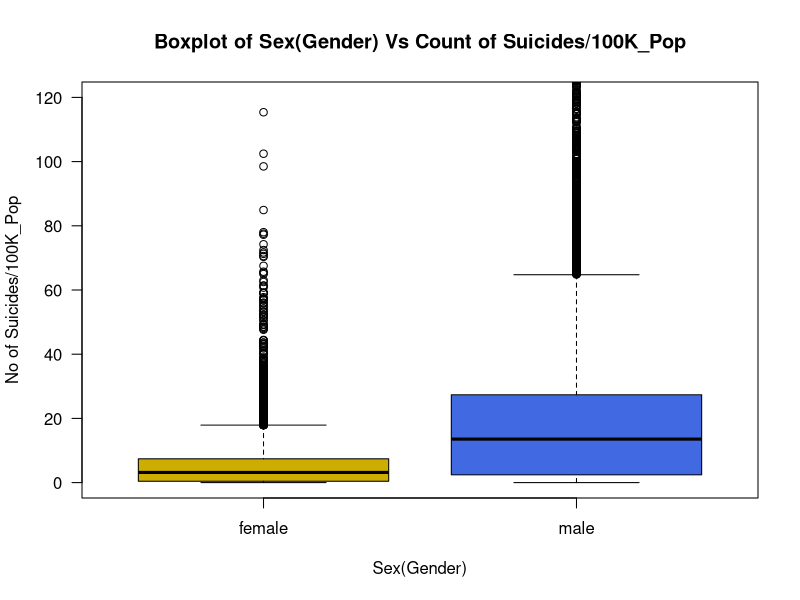
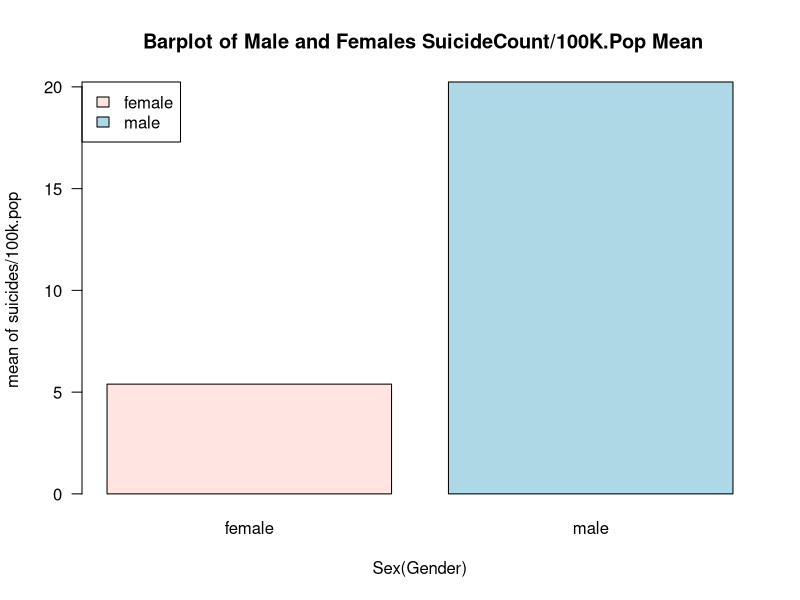
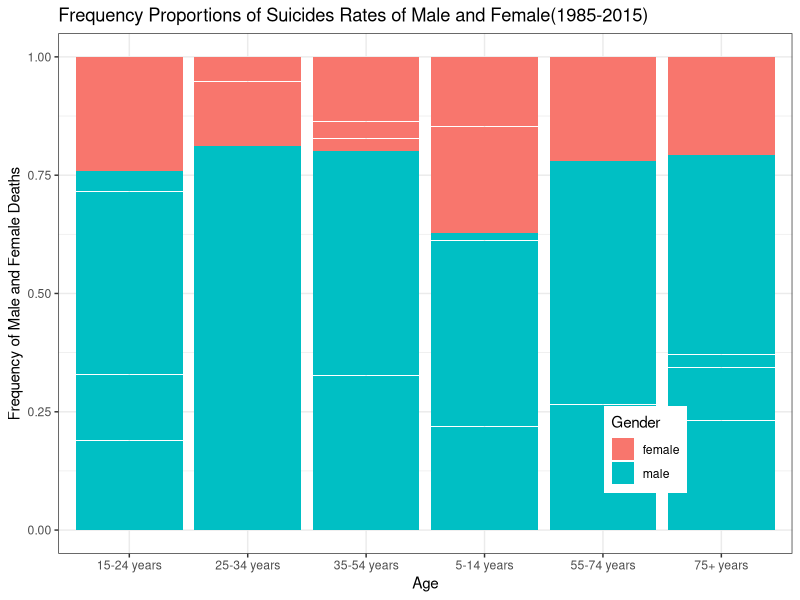
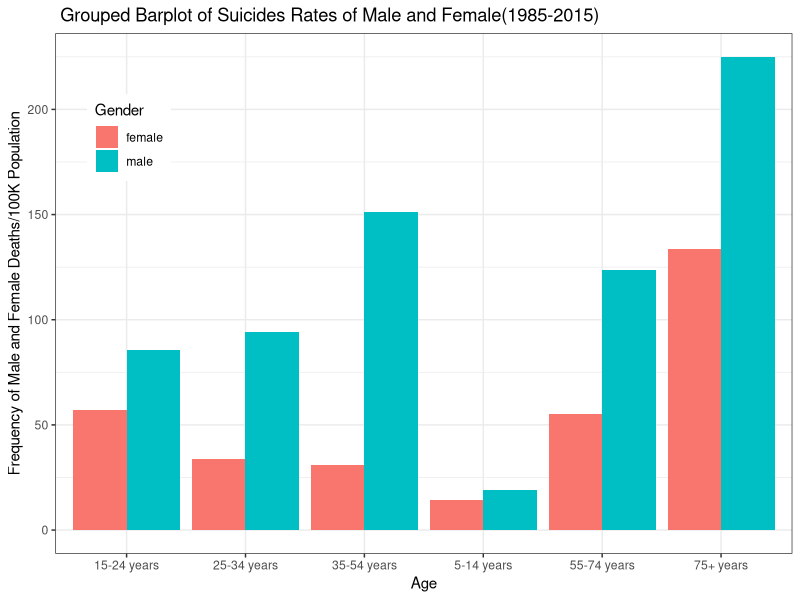
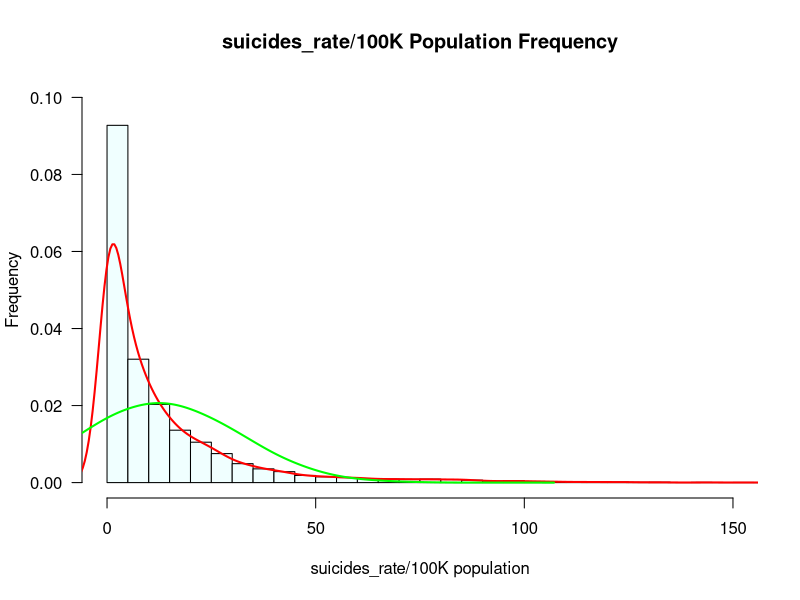

Here is the R script that generated these plots, in order:
install.packages("tidyverse")

pdf("visualization.pdf")

df<- read.csv("master.csv")

# Our Data consists of Nominal Data as Independent Variable(Sex) and Ordinal/Interval Data as Dependent Variable(suicides.100k.pop)
x<- df$sex
y<- df$suicides.100k.pop
# Most of the Data is  present in between the Range of (0,120) remaining are more likely the unique Data up to 200 So we Plotted our Box Plot in Range of (0,120)

boxplot(y ~ x,
        data = df,
        xlab = "Sex(Gender)",
        ylab = "No of Suicides/100K_Pop",
        main = "Boxplot of Sex(Gender) Vs Count of Suicides/100K_Pop",
        ylim = c(0,120),
        col=c("gold3","royal blue"),
        border="black",
        las=1)

# Drawing Barplot Using aggregate Function
a <- aggregate(y~x,FUN=mean)
barplot(a$y,
        names=a$x,
        main=" Barplot of Male and Females SuicideCount/100K.Pop Mean",
        xlab = "Sex(Gender)",
        ylab = "mean of suicides/100k.pop",col=c("mistyrose","lightBlue"),
        args.legend = list(x="topleft"),
        legend.text = a$x,
        las=1)

#Stacked Barplot to show the Comparison of Proportions
# To do Stacked Barplot we will be using the ggplot2 Package
library(ggplot2)
Gender <- df$sex
Count  <- df$suicides.100k.pop
Age    <- df$age
Mydata <- data.frame(Age, Gender,Count)
p <- ggplot(Mydata,aes(Age,Count,fill=Gender))
p +geom_bar(stat="identity",position = "fill") + 
  xlab("Age")+ylab("Frequency of Male and Female Deaths") + 
  ggtitle("Frequency Proportions of Suicides Rates of Male and Female(1985-2015)") +
  theme_bw() +
  theme(legend.position = c(0.8,0.2))

#Grouped Barplot
p +geom_bar(stat="identity",position = "dodge") + 
  xlab("Age")+ylab("Frequency of Male and Female Deaths/100K Population") + 
  ggtitle(" Grouped Barplot of Suicides Rates of Male and Female(1985-2015)")+
  theme_bw()+theme(legend.position = c(0.1,0.8))

# If the Dependent Variable is Ordinal/Interval we need to Draw the Histogram for that Variable

hist(y,50,prob=T,xlim = c(0,150),ylim = c(0,0.1),main="suicides_rate/100K Population Frequency",xlab="suicides_rate/100K population",ylab = "Frequency",col="azure",las=1)

# If we Adjust the curve to 2
lines(density(y,adjust = 2),col="Red",lwd=2)

#Overlay Normal Curve Using Random Normal Distribution
y<- df$suicides.100k.pop
mn=mean(y)
stdD <- sd(y)
x <- seq(0,150,50)
y_norm <- rnorm(length(y),mn,stdD)

#Overlay Normal Curve
lines(density(y_norm,adjust = 2),col="Green",lwd=2)

# We've Performed the T test to Check dependency of Suicides Rate on Gender
Ho = "Gender has no effect on suicides"   # Stating the Null Hypothesis
Ha = "Gender has an effect on suicides"   # Stating the Alternate Hypothesis

males_suicides=df[df['sex'] =='male','suicides.100k.pop']
females_suicides=df[df['sex'] =='female','suicides.100k.pop']
res <- t.test(x=males_suicides,y=females_suicides, data =df, var.equal = TRUE)
res

dev.off()
